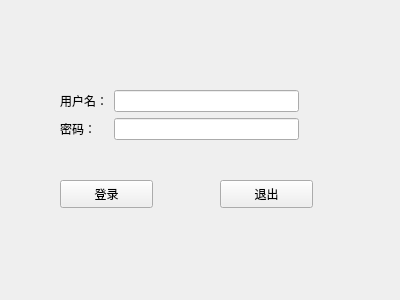
<?xml version="1.0" encoding="UTF-8"?>
<ui version="4.0">
 <class>mainpage</class>
 <widget class="QWidget" name="mainpage">
  <property name="geometry">
   <rect>
    <x>0</x>
    <y>0</y>
    <width>400</width>
    <height>300</height>
   </rect>
  </property>
  <property name="windowTitle">
   <string>Form</string>
  </property>
  <widget class="QPushButton" name="pushButton">
   <property name="geometry">
    <rect>
     <x>60</x>
     <y>180</y>
     <width>93</width>
     <height>28</height>
    </rect>
   </property>
   <property name="text">
    <string>登录</string>
   </property>
  </widget>
  <widget class="QPushButton" name="pushButton_2">
   <property name="geometry">
    <rect>
     <x>220</x>
     <y>180</y>
     <width>93</width>
     <height>28</height>
    </rect>
   </property>
   <property name="text">
    <string>退出</string>
   </property>
  </widget>
  <widget class="QWidget" name="">
   <property name="geometry">
    <rect>
     <x>60</x>
     <y>90</y>
     <width>239</width>
     <height>50</height>
    </rect>
   </property>
   <layout class="QGridLayout" name="gridLayout">
    <item row="0" column="0">
     <widget class="QLabel" name="label">
      <property name="text">
       <string>用户名：</string>
      </property>
     </widget>
    </item>
    <item row="0" column="1">
     <widget class="QLineEdit" name="lineEdit"/>
    </item>
    <item row="1" column="0">
     <widget class="QLabel" name="label_2">
      <property name="text">
       <string>密码：</string>
      </property>
     </widget>
    </item>
    <item row="1" column="1">
     <widget class="QLineEdit" name="lineEdit_2">
      <property name="echoMode">
       <enum>QLineEdit::Password</enum>
      </property>
     </widget>
    </item>
   </layout>
  </widget>
 </widget>
 <resources/>
 <connections/>
</ui>
